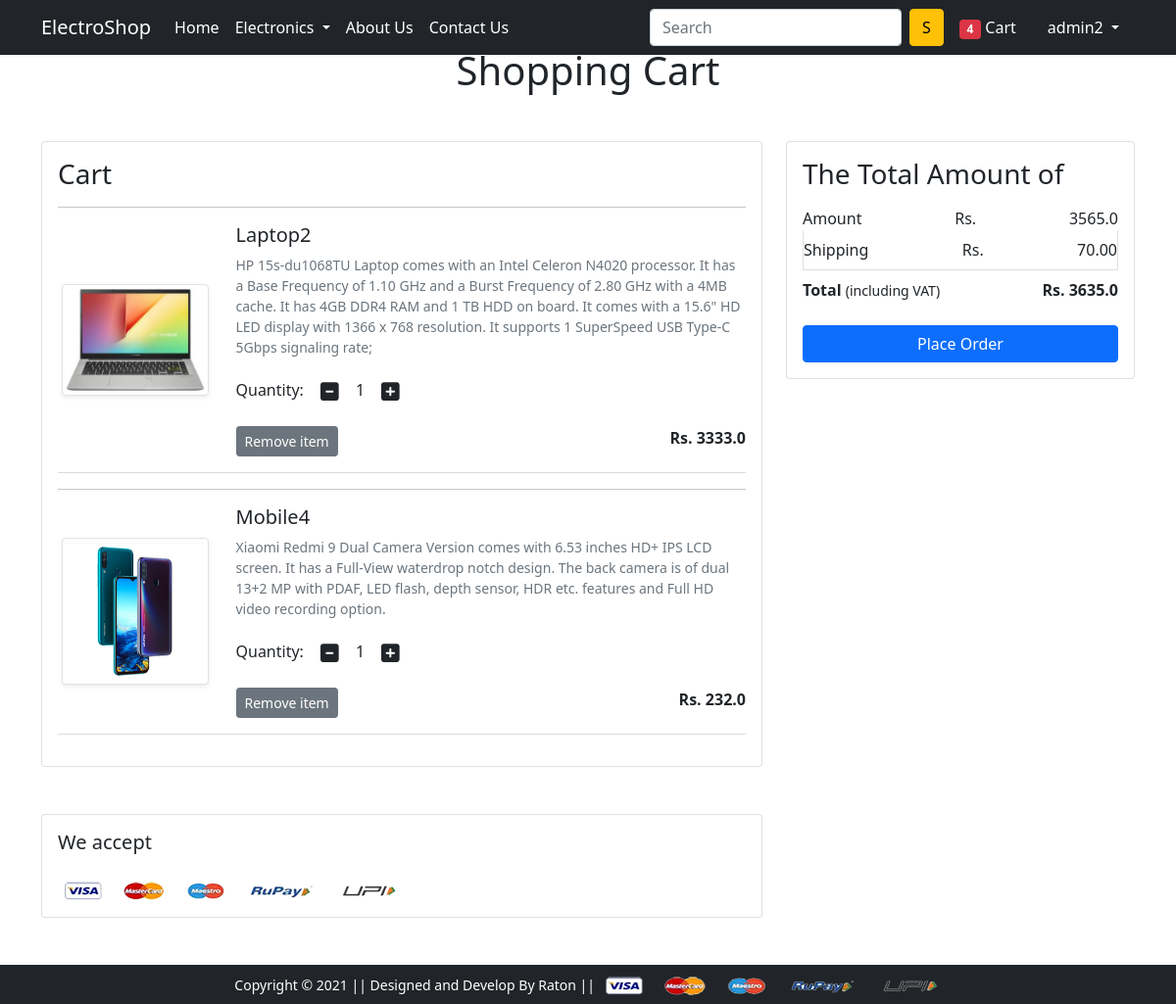
The app's page /cart/ (signed in), older data.
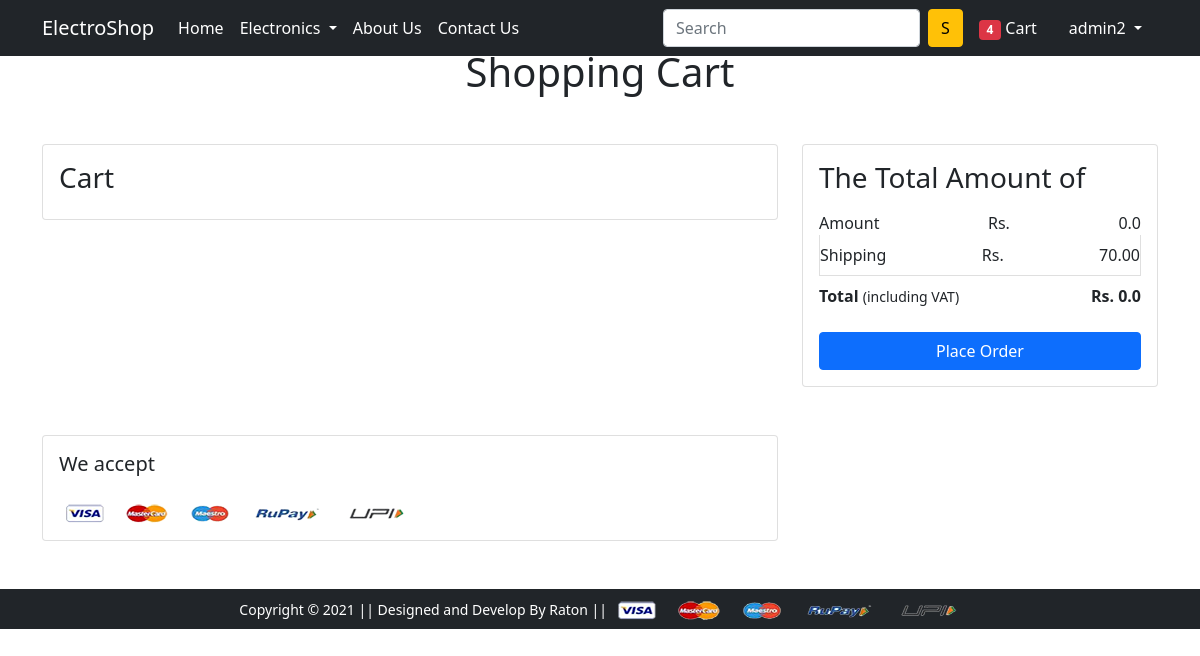
The same page, newer data.
### app/models.py (models this page shows, shortened)
class Cart(models.Model):
    user = models.ForeignKey(User, on_delete=models.CASCADE)
    product = models.ForeignKey(Product, on_delete=models.CASCADE)
    quantity = models.PositiveIntegerField(default=1)

class Product(models.Model):
    title = models.CharField(max_length=100)
    selling_price = models.FloatField()
    discount_price = models.FloatField()
    description = models.TextField()
    brand = models.CharField(max_length=100)
    category = models.CharField(choices=CATEGORY_CHOICES, max_length=2)
    product_image = models.ImageField(upload_to='productimg')

### app/views.py (the view)
# urls.py: path('cart/', views.show_cart, name='showcart'),
def show_cart(request):
    if request.user.is_authenticated:
        user = request.user
        cart = Cart.objects.filter(user=user)
        amount = 0.0
        shipping_amount = 70.0
        total_amount = 0.0
        cart_product = [p for p in Cart.objects.all() if p.user == user]
        if cart_product:
            for p in cart_product:
                tempamount = (p.quantity * p.product.discount_price)
                amount += tempamount
                total_amount = amount + shipping_amount
        return render(request, 'app/addtocart.html', {'carts': cart, 'totalamount': total_amount, 'amount': amount})

### app/templates/app/addtocart.html
{% extends 'app/base.html' %}
{% load static %} {% block title %}Cart{% endblock title %}
{% block main-content %}
<div class="container my-5">
  <div class="row">
    <h1 class="text-center mb-5">Shopping Cart</h1>
    <div class="col-sm-8">
      <div class="card">
        <div class="card-body">
          <h3>Cart</h3>
          {% for cart in carts %}
          <hr />
          <div class="row">
            <div class="col-sm-3 text-center align-self-center">
              <img
                src="{{cart.product.product_image.url}}"
                alt=""
                srcset=""
                class="img-fluid img-thumbnail shadow-sm"
                height="150"
                width="150"
              />
            </div>
            <div class="col-sm-9">
              <div>
                <h5>{{cart.product.title}}</h5>
                <p class="mb-2 text-muted small">
                  {{cart.product.description}}
                </p>
                <div class="my-3">
                  <label for="quantity">Quantity:</label>
                  <a class="minus-cart btn" pid="{{cart.product.id}}"
                    ><i class="fas fa-minus-square fa-lg"></i
                  ></a>
                  <span id="quantity">{{cart.quantity}}</span>
                  <a class="plus-cart btn" pid="{{cart.product.id}}"
                    ><i class="fas fa-plus-square fa-lg"></i
                  ></a>
                </div>
                <div class="d-flex justify-content-between">
                  <a
                    href="#"
                    class="btn btn-sm btn-secondary mr-3 remove-cart"
                    pid="{{cart.product.id}}"
                    >Remove item
                  </a>
                  <p class="mb-0">
                    <span
                      ><strong
                        >Rs. {{cart.product.discount_price}}</strong
                      ></span
                    >
                  </p>
                </div>
              </div>
            </div>
          </div>
          <hr class="text-muted" />
          {% endfor %}
        </div>
      </div>
    </div>
    <div class="col-sm-4">
      <div class="card">
        <div class="card-body">
          <h3>The Total Amount of</h3>
          <ul class="list-group">
            <li
              class="
                list-group-item
                d-flex
                justify-content-between
                align-items-center
                border-0
                px-0
                pb-0
              "
            >
              Amount <span>Rs.</span> <span id="amount"> {{amount}}</span>
            </li>
            <li
              class="
                list-group-item
                d-flex
                justify-content-between
                align-items-center
                px-0
              "
            >
              Shipping <span>Rs.</span> <span> 70.00</span>
            </li>
            <li
              class="
                list-group-item
                d-flex
                justify-content-between
                align-items-center
                border-0
                px-0
                mb-3
              "
            >
              <div>
                <strong id="totalamount">Total</strong>
                <small>(including VAT)</small>
              </div>
              <span>
                <strong>Rs.</strong>
                <strong id="totalamounts"> {{totalamount}}</strong></span
              >
            </li>
          </ul>
          <div class="d-grid">
            <a href="{% url 'checkout' %}" class="btn btn-primary"
              >Place Order</a
            >
          </div>
        </div>
      </div>
    </div>
  </div>
</div>
<div class="container">
  <div class="row">
    <div class="col-sm-8">
      <div class="card">
        <div class="card-body">
          <h5 class="mb-4">We accept</h5>
          <img
            src="{% static 'app/images/payment.png' %}"
            alt=""
            class="img-fluid"
          />
        </div>
      </div>
    </div>
  </div>
</div>
{% endblock main-content %}

### app/templates/app/base.html (shortened to what this page needs)
<!DOCTYPE html>
{% load static %}
<html lang="en">
  <head>
    <link
      href="https://cdn.jsdelivr.net/npm/bootstrap@5.0.0-beta1/dist/css/bootstrap.min.css"
      rel="stylesheet"
    />
    <link rel="stylesheet" href="{% static 'app/css/owl.carousel.min.css' %}" />
    <link rel="stylesheet" href="{% static 'app/css/all.min.css' %}" />
    <link rel="stylesheet" href="{% static 'app/css/style.css' %}" />
  </head>
  <body>
    <nav class="navbar navbar-expand-lg navbar-dark bg-dark fixed-top">
      <div class="container">
        <a class="navbar-brand" href="/">ElectroShop</a>
        <div class="collapse navbar-collapse" id="navbarSupportedContent">
          <ul class="navbar-nav me-auto mb-2 mb-lg-0">
            <li class="nav-item">
              <a class="nav-link active" aria-current="page" href="/">Home</a>
            </li>
            <li class="nav-item dropdown">
              <a
                class="nav-link dropdown-toggle text-white"
                href="#"
                id="electronicsDropdown"
                role="button"
                data-bs-toggle="dropdown"
                aria-expanded="false"
              >
                Electronics
              </a>
              <li class="nav-item">
              <a class="nav-link active" aria-current="page" href="/">About Us</a>
            </li>
            <li class="nav-item">
              <a class="nav-link active" aria-current="page" href="/">Contact Us</a>
            </li>
            </li>
          </ul>
          <form class="d-flex">
            <input
              class="form-control me-2"
              type="search"
              placeholder="Search"
              aria-label="Search"
            />
            <button class="btn btn-warning" type="submit">S</button>
          </form>
          <div>
            <ul class="navbar-nav me-auto mb-2 mb-lg-0">
              {% if user.is_authenticated %}
              <li class="nav-item mx-2">
                <a href="{% url 'showcart' %}" class="nav-link text-white"
                  ><span class="badge bg-danger">4</span> Cart
                </a>
              </li>
              <li class="nav-item dropdown mx-2">
                <a
                  class="nav-link dropdown-toggle text-white"
                  href="#"
                  id="profileDropdown"
                  role="button"
                  data-bs-toggle="dropdown"
                  aria-expanded="false"
                >
                  {{request.user}}
                </a>
              </li>
              {% endif %}
            </ul>
          </div>
        </div>
      </div>
    </nav>
     {% block main-content %} {% endblock main-content %}
    <footer class="container-fluid bg-dark text-center p-2 mt-5">
      <small class="text-white"
        >Copyright &copy; 2021 || Designed and Develop By Raton ||
      </small>
      <img
        src="{% static 'app/images/payment.png' %}"
        alt=""
        srcset=""
        class="img-fluid"
        height="2px"
      />
    </footer>
  </body>
</html>

Row changes from the older to the newer data that the page shows:
removed Cart: product.product_image (picture), product "Laptop2", product.description "HP 15s-du1068TU Laptop comes with an Intel Celeron N4020 processor. It has a Base Frequency of 1.10 GHz and a Burst Frequency of 2.80 GHz with a 4MB cache. It has 4GB DDR4 RAM and 1 TB HDD on board. It comes with a 15.6\" HD LED display with 1366 x 768 resolution. It supports 1 SuperSpeed USB Type-C 5Gbps signaling rate;", quantity "1", product.discount_price "3333.0"
removed Cart: product.product_image (picture), product "Mobile4", product.description "Xiaomi Redmi 9 Dual Camera Version comes with 6.53 inches HD+ IPS LCD screen. It has a Full-View waterdrop notch design. The back camera is of dual 13+2 MP with PDAF, LED flash, depth sensor, HDR etc. features and Full HD video recording option.", quantity "1", product.discount_price "232.0"
Text that changed along with them:
{{ amount }}: "3565.0" → "0.0"
{{ totalamount }}: "3635.0" → "0.0"
